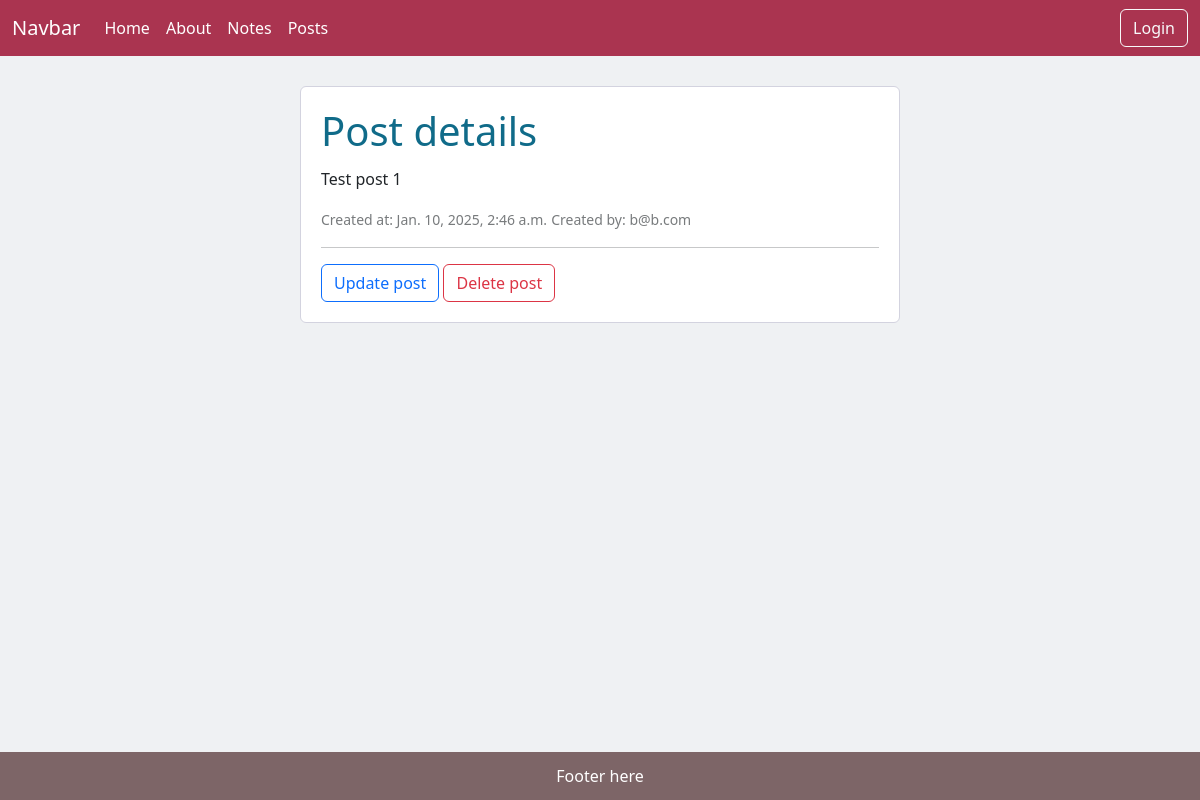
The page /posts/details/1/ on the database as committed earlier.
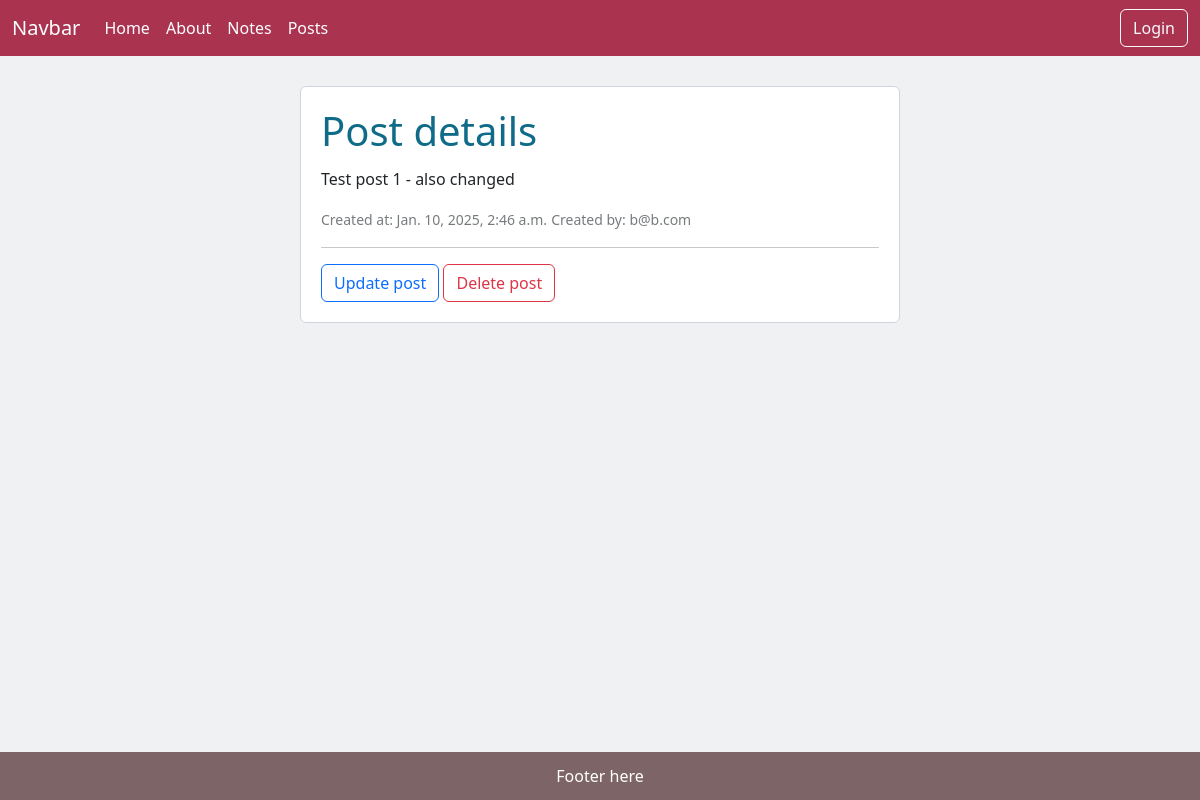
The same page on the database as committed later.
### posts/models.py (models this page shows, shortened)
class Post(models.Model):
    content = models.TextField()
    image = models.ImageField(upload_to="posts/images/", blank=True, null=True)
    author = models.ForeignKey(User, on_delete=models.CASCADE)
    created_on = models.DateTimeField(auto_now_add=True)

### posts/views.py (the view)
# urls.py: path('details/<int:pk>/', PostDetailsView.as_view(), name="details_post"),
class PostDetailsView(DetailView):
    template_name = "posts/details.html"
    model = Post

### templates/posts/details.html
{% extends 'base.html' %}
{% load static %}
{% block css %}
<link rel="stylesheet" href="{% static 'css/posts.css' %}">
{% endblock %}
{% block content %}
<div class="create-posts">
    <div class="body">
        <h1>Post details</h1>
        <p>{{post.content}}</p>
        <label>Created at: {{post.created_on}}</label>
        <label>Created by: {{post.author.username}}</label>
        <hr />
        <a class="btn btn-outline-primary" href="{% url 'update_post' post.id %}">Update post</a>
        <a class="btn btn-outline-danger" href="{% url 'delete_post' post.id %}">Delete post</a>
    </div>
</div>
{% endblock %}

Rows that differ between the two databases and show on the page:
changed Post "b@b.com": content "Test post 1" → "Test post 1 - also changed"
